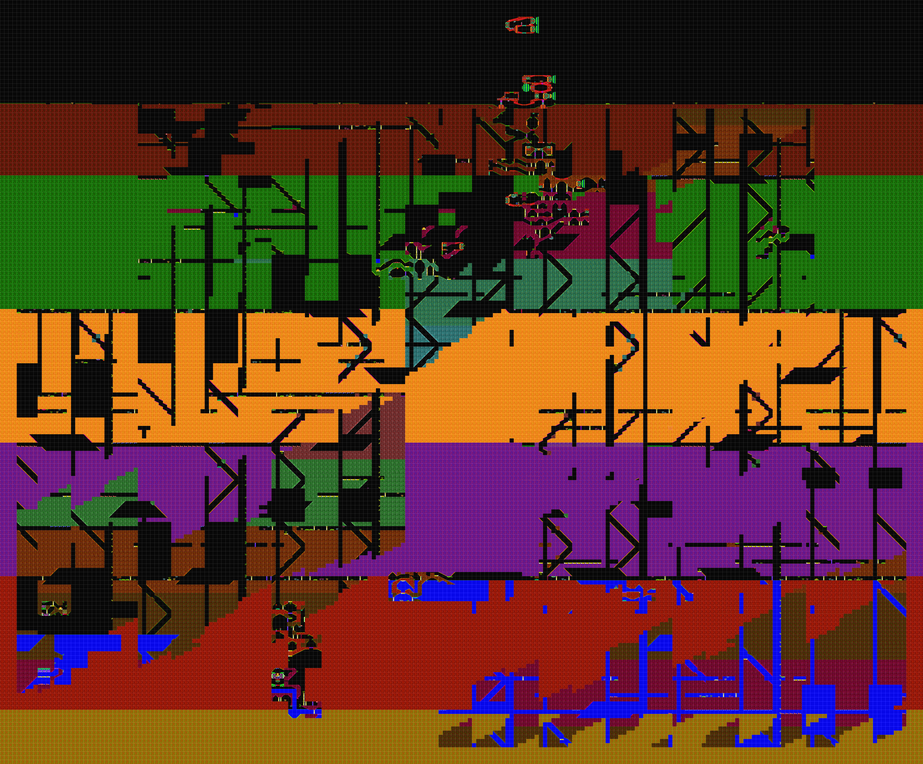
#> input picture 6502/full-exile-map-grid.png, 923 x 764 px, shrunk from 7072 x 5856 before the run
$ python draw_grid_on_image.py ../6502/full-exile-map-grid.png out.png 5 5 100 100
#> lines starting #> are read from the running program, lines starting #| are printed output that depends on the picture
from PIL import Image, ImageDraw
import sys
import traceback

def draw_grid(input_filename, output_filename, grid_x_start, grid_y_start, major_grid_size=32, minor_grid_size=8, major_grey_level=200, minor_grey_level=150, transparency=128):
#> called with input_filename = '../6502/full-exile-map-grid.png', output_filename = 'out.png', grid_x_start = 5, grid_y_start = 5, major_grid_size = 100, minor_grid_size = 100, major_grey_level = 200, minor_grey_level = 64
    try:
        # Load the image
        image = Image.open(input_filename)
#> image is the input picture: PIL image 923x764 RGBA; mean R, G, B, A 89.3, 53.8, 36.4, 255

        # Ensure the image is in a mode that supports transparency and has a useful bit depth
        if image.mode not in ['RGBA', 'RGB']:
            image = image.convert('RGBA')

        # Create a new drawing layer to maintain transparency
        overlay = Image.new('RGBA', image.size, (255, 255, 255, 0))
        draw = ImageDraw.Draw(overlay)

        # Get image dimensions
        width, height = image.size
#> width = 923; height = 764

        # Set major and minor grid line colors with given transparency
        major_line_color = (major_grey_level, major_grey_level, major_grey_level, transparency)
        minor_line_color = (minor_grey_level, minor_grey_level, minor_grey_level, transparency)

        # Draw minor vertical grid lines to the right of the starting point
        x = grid_x_start
        while x < width:
            draw.line((x, 0, x, height), fill=minor_line_color, width=1)
            x += minor_grid_size
#> after the loop, x = 1005

        # Draw minor vertical grid lines to the left of the starting point
        x = grid_x_start
        while x >= 0:
            draw.line((x, 0, x, height), fill=minor_line_color, width=1)
            x -= minor_grid_size
#> after the loop, x = -95

        # Draw minor horizontal grid lines below the starting point
        y = grid_y_start
        while y < height:
            draw.line((0, y, width, y), fill=minor_line_color, width=1)
            y += minor_grid_size
#> after the loop, y = 805

        # Draw minor horizontal grid lines above the starting point
        y = grid_y_start
        while y >= 0:
            draw.line((0, y, width, y), fill=minor_line_color, width=1)
            y -= minor_grid_size
#> after the loop, y = -95

        # Draw major vertical grid lines to the right of the starting point
        x = grid_x_start
        while x < width:
            draw.line((x, 0, x, height), fill=major_line_color, width=1)
            x += major_grid_size
#> after the loop, x = 1005

        # Draw major vertical grid lines to the left of the starting point
        x = grid_x_start
        while x >= 0:
            draw.line((x, 0, x, height), fill=major_line_color, width=1)
            x -= major_grid_size
#> after the loop, x = -95

        # Draw major horizontal grid lines below the starting point
        y = grid_y_start
        while y < height:
            draw.line((0, y, width, y), fill=major_line_color, width=1)
            y += major_grid_size
#> after the loop, y = 805

        # Draw major horizontal grid lines above the starting point
        y = grid_y_start
        while y >= 0:
            draw.line((0, y, width, y), fill=major_line_color, width=1)
            y -= major_grid_size
#> after the loop, y = -95

        # Composite the overlay with the original image
        image = Image.alpha_composite(image.convert('RGBA'), overlay)
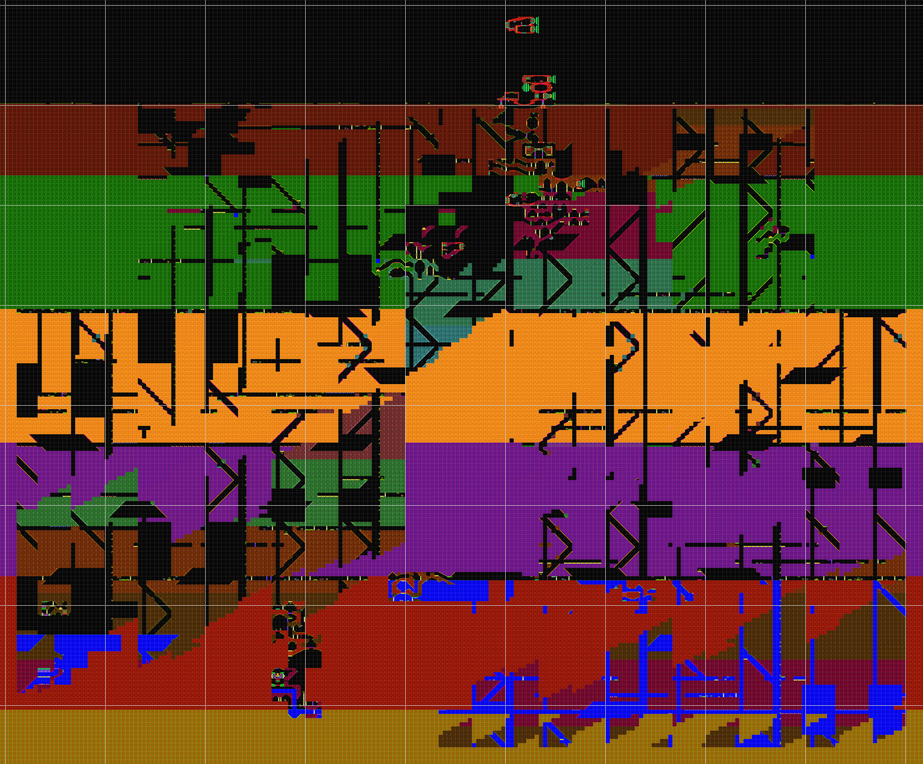
#> image: PIL image 923x764 RGBA; mean R, G, B, A 90.5, 55.4, 38.1, 255

        # Save the output image
        image.save(output_filename)
        print(f"Grid drawn and saved to {output_filename}")
    except Exception as e:
        print(f"An error occurred: {e}")
        traceback.print_exc()

if __name__ == "__main__":
    # Example usage
    if len(sys.argv) < 5 or len(sys.argv) > 10:
        print("Usage: python draw_grid.py <input_filename> <output_filename> <grid_x_start> <grid_y_start> [<major_grid_size> <minor_grid_size> <major_grey_level> <minor_grey_level> <transparency>]")
        sys.exit(1)

    input_filename = sys.argv[1]
    output_filename = sys.argv[2]
    grid_x_start = int(sys.argv[3])
    grid_y_start = int(sys.argv[4])

    major_grid_size = int(sys.argv[5]) if len(sys.argv) > 5 else 32
    minor_grid_size = int(sys.argv[6]) if len(sys.argv) > 6 else 8
    major_grey_level = int(sys.argv[7]) if len(sys.argv) > 7 else 200
    minor_grey_level = int(sys.argv[8]) if len(sys.argv) > 8 else 64
    transparency = int(sys.argv[9]) if len(sys.argv) > 9 else 128

    draw_grid(input_filename, output_filename, grid_x_start, grid_y_start, major_grid_size=major_grid_size, minor_grid_size=minor_grid_size, major_grey_level=major_grey_level, minor_grey_level=minor_grey_level, transparency=transparency)
